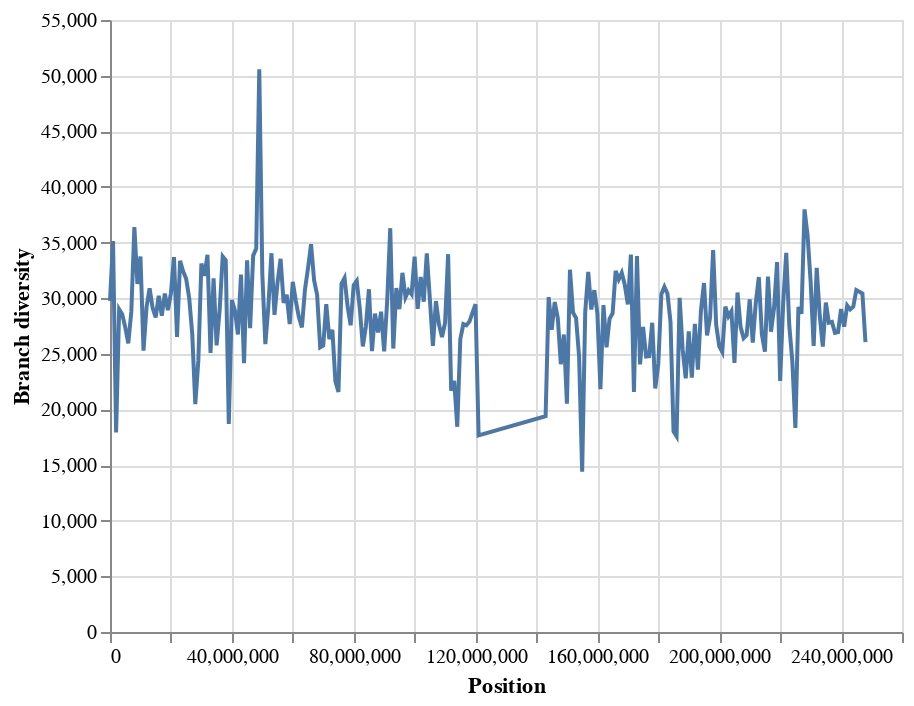

Write notebook code for a chart like this one.
### Code cell
alt.Chart(df).mark_line().encode(
    x = alt.X("start", title="Position"),
    y = alt.Y("branch_div", title="Branch diversity"),
).properties(
    width=11*IN_TO_PX*0.5,
    height=8.5*IN_TO_PX*0.5,
)

### Figure 1 — Vega specification as saved in the notebook (floating-point values rounded to 4 significant figures; data arrays with more than 128 entries replaced by an {"elided": "..."} marker saying what was removed)
{"$schema": "https://vega.github.io/schema/vega/v5.json", "data": [{"name": "source_0", "values": {"elided": "228 records"}}, {"name": "source_0_x_domain_start", "values": [{"min": 0.0, "max": 248000000.0}]}, {"name": "source_0_y_domain_branch_div", "values": [{"min": 14400.0, "max": 50580.0}]}], "marks": [{"type": "line", "name": "marks", "from": {"data": "source_0"}, "sort": {"field": "x"}, "encode": {"update": {"stroke": {"value": "#4c78a8"}, "x": {"field": "start", "scale": "x"}, "y": {"field": "branch_div", "scale": "y"}, "defined": {"signal": "isValid(datum[\"start\"]) && isFinite(+datum[\"start\"]) && isValid(datum[\"branch_div\"]) && isFinite(+datum[\"branch_div\"])"}}}, "style": ["line"]}], "scales": [{"name": "x", "type": "linear", "domain": [{"signal": "(data(\"source_0_x_domain_start\")[0] || {}).min"}, {"signal": "(data(\"source_0_x_domain_start\")[0] || {}).max"}], "range": [0, {"signal": "width"}], "zero": false, "nice": true}, {"name": "y", "type": "linear", "domain": [{"signal": "(data(\"source_0_y_domain_branch_div\")[0] || {}).min"}, {"signal": "(data(\"source_0_y_domain_branch_div\")[0] || {}).max"}], "range": [{"signal": "height"}, 0], "nice": true, "zero": true}], "axes": [{"scale": "x", "grid": true, "minExtent": 0, "aria": false, "gridScale": "y", "orient": "bottom", "maxExtent": 0, "tickCount": {"signal": "ceil(width/40)"}, "domain": false, "labels": false, "ticks": false, "zindex": 0}, {"scale": "y", "orient": "left", "domain": false, "minExtent": 0, "zindex": 0, "aria": false, "labels": false, "grid": true, "gridScale": "x", "tickCount": {"signal": "ceil(height/40)"}, "maxExtent": 0, "ticks": false}, {"scale": "x", "tickCount": {"signal": "ceil(width/40)"}, "title": "Position", "zindex": 0, "labelFlush": true, "grid": false, "orient": "bottom", "labelOverlap": true}, {"scale": "y", "orient": "left", "grid": false, "title": "Branch diversity", "zindex": 0, "labelOverlap": true, "tickCount": {"signal": "ceil(height/40)"}}], "height": 306, "width": 396, "background": "white", "padding": 5, "style": "cell"}
